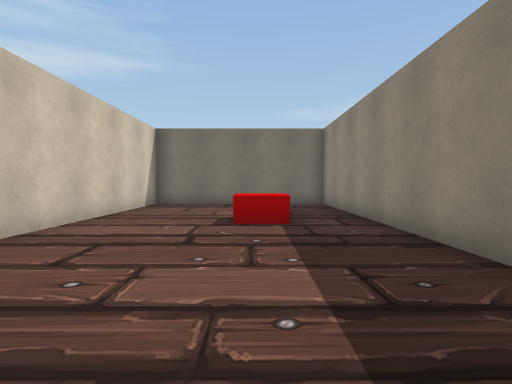
View 1 (above)

24 first-person views from a walk through a scene from a Unity 3-D project. The camera is 1.5 m above the floor, tilts 2° down and sees 80° across. The floor is counted in squares, 2 m on a side. Each view is taken from the middle of a square. On the plan, view 1 faces up. The plan holds only what a view shows up to about 10 squares ahead; the rest is blank. The place goes on beyond the plan. The player is left out. Some animated figures are left out. Some surface patterns are stand-ins.

View 2
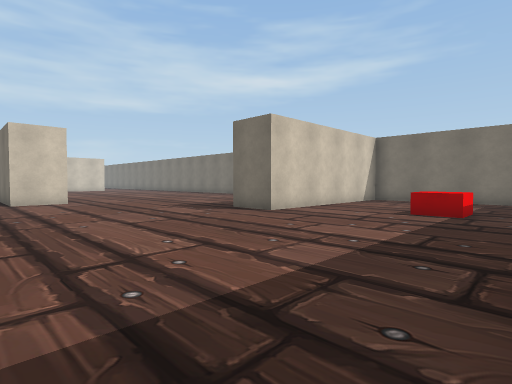

View 3
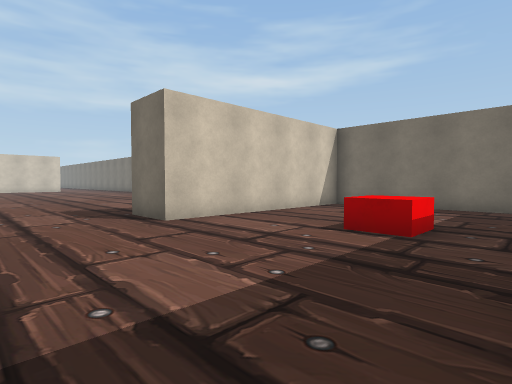

View 4
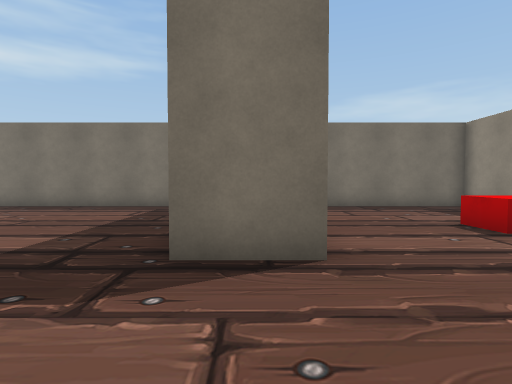

View 5
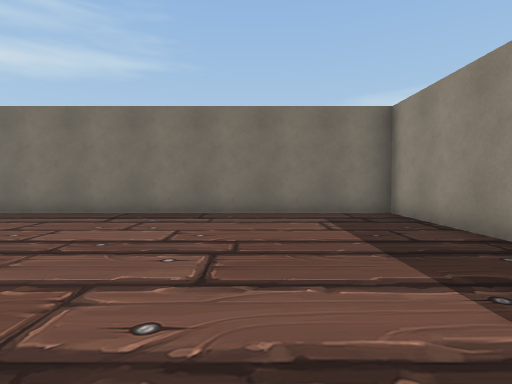

View 6
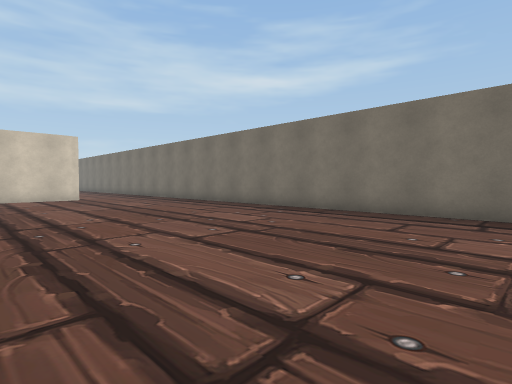

View 7
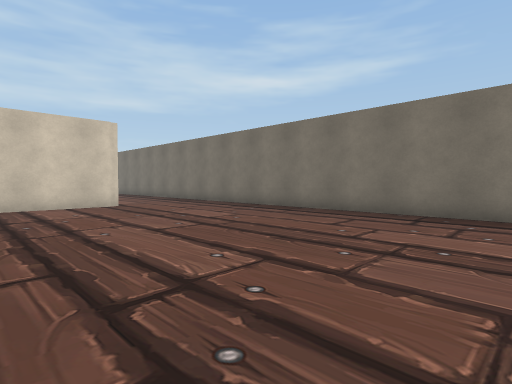

View 8
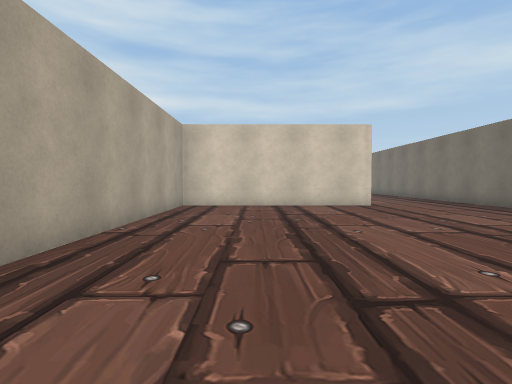

View 9
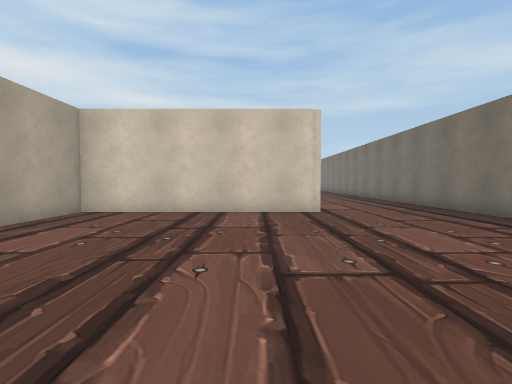

View 10
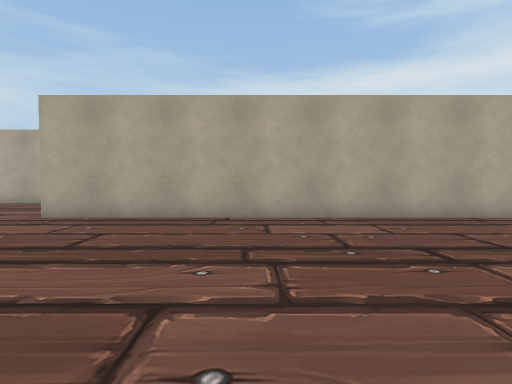

View 11
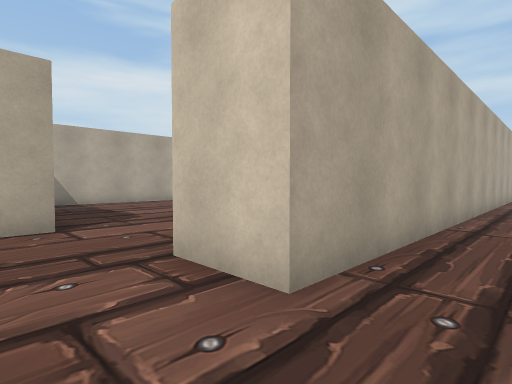

View 12
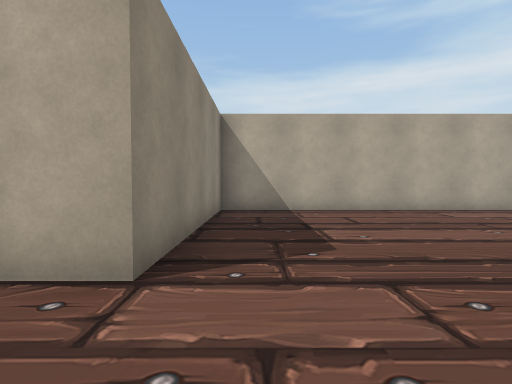

View 13
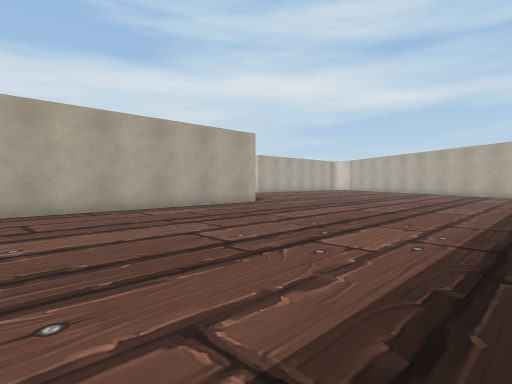

View 14
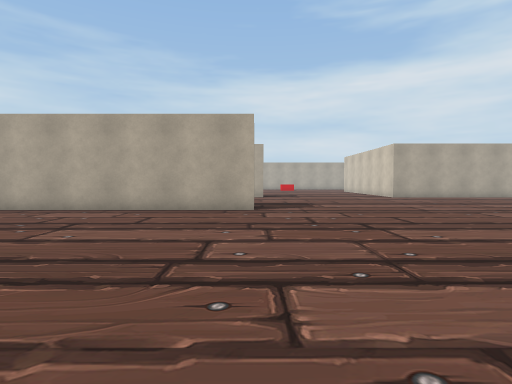

View 15
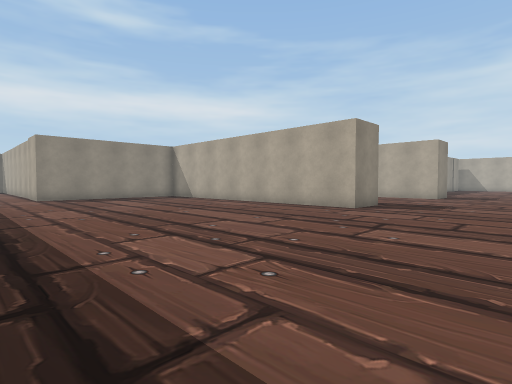

View 16
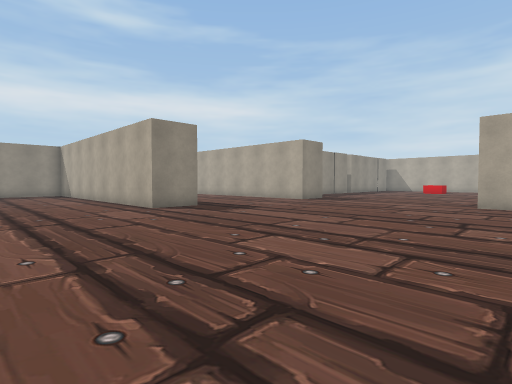

View 17
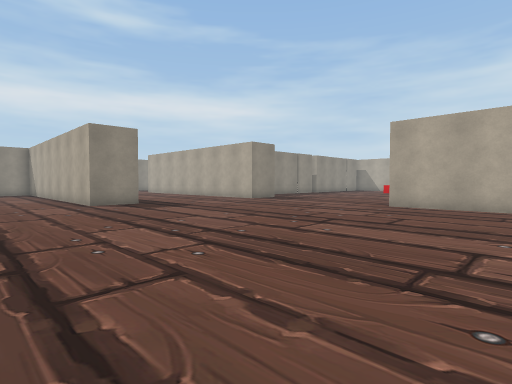

View 18
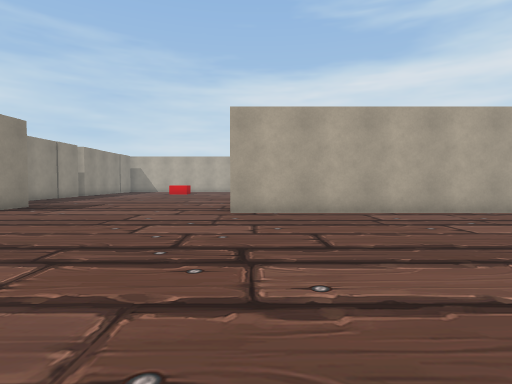

View 19
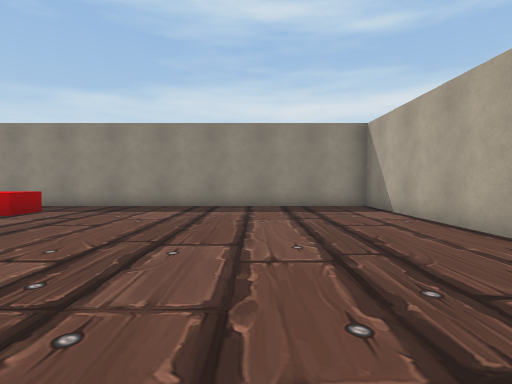

View 20
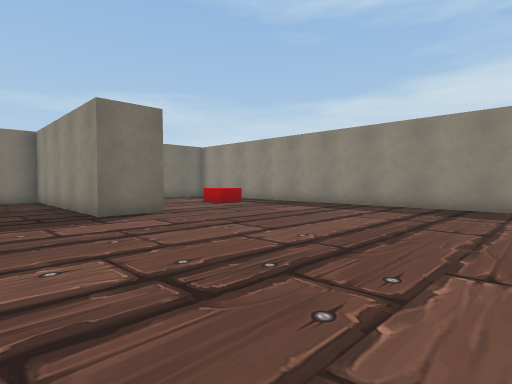

View 21
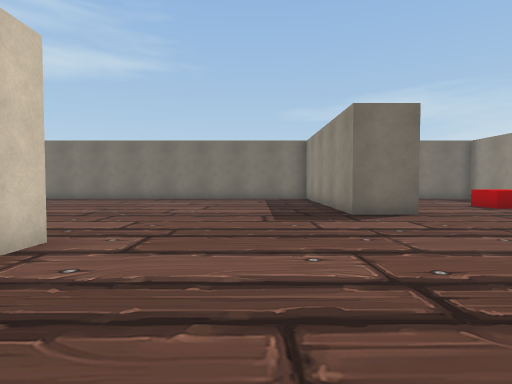

View 22
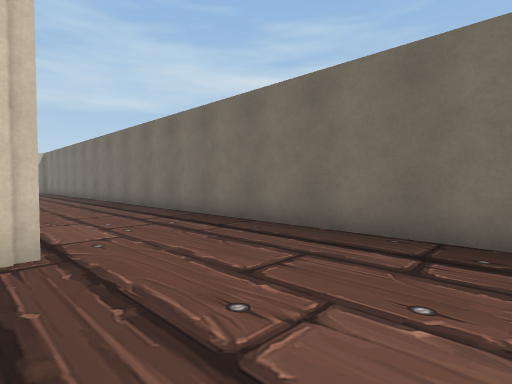

View 23
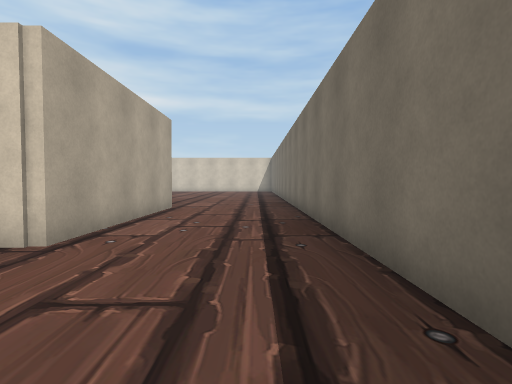

View 24
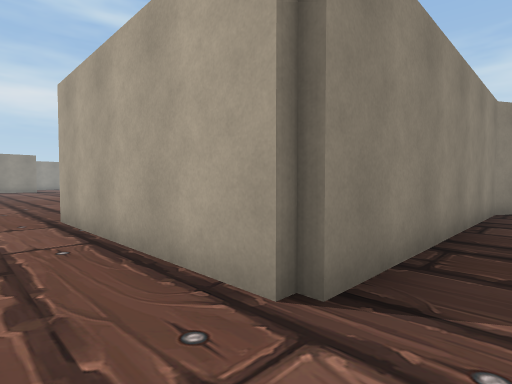

### Floor plan
Points are (right, up) in squares from view 1. A wall is a line through its corners. A room is listed if a view was taken in it or the views show most of it. See-through windows are left out.
Room 1 (views 1, 2, 3, 4, 5, 6, 7, 8, 9, 10, 11, 19, 20, 21, 22, 23, 24)
walls: (-3.3, 10) (-3.3, 3.9) (-4.8, 3.9) (-4.8, 10.2) (-30, 10.2); (-3, -3.3) (2.3, -3.3) (2.3, 10.2) (-3, 10.2); (-29.2, -1) (-29, -0.5) (-29, 6.6) (-23.4, 6.6) (-23.4, 0.7) (-9.6, 0.7) (-9.6, -0.8)
ways out: opening at (-9.3, -2) to room 2
objects: red block (0, 6)
Room 2 (views 12, 13, 14, 15, 16, 17, 18)
walls: (-19, -10.5) (-19, -9) (-9.1, -9) (-9.1, -3.3) (-8, -3.3); (-19.4, -17) (-19.4, -15.9); (-9.6, -0.8) (-11, -0.8); (-30.5, -15.2) (-25.4, -15.2)
ways out: opening at (-9.3, -2) to room 1

Where each view was taken, in squares from view 1:
view 1: 0 up, 0 right, facing up
view 2: 2 down, 2 right, facing up-left
view 3: 1 up, 2 right, facing up-left
view 4: 1 up, 4 left, facing up
view 5: 3 up, 8 left, facing up
view 6: 3 up, 10 left, facing up-left
view 7: 3 up, 14 left, facing up-left
view 8: 3 up, 14 left, facing left
view 9: 5 up, 16 left, facing left
view 10: 7 up, 14 left, facing down
view 11: 2 up, 8 left, facing down-left
view 12: 1 down, 10 left, facing down
view 13: 1 down, 11 left, facing down-left
view 14: 1 down, 19 left, facing down
view 15: 1 down, 23 left, facing down-right
view 16: 5 down, 27 left, facing down-right
view 17: 6 down, 29 left, facing down-right
view 18: 8 down, 26 left, facing down
view 19: 0 up, 7 left, facing right
view 20: 3 down, 7 left, facing up-right
view 21: 3 down, 7 left, facing up
view 22: 6 up, 20 left, facing up-left
view 23: 9 up, 20 left, facing left
view 24: 8 up, 30 left, facing down-right
